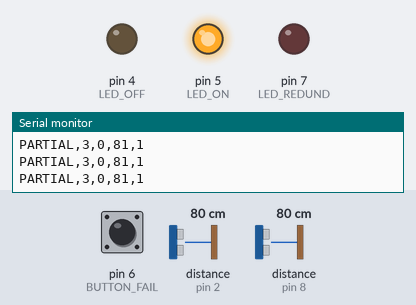
A sketch run on a simulated Arduino Uno, built with avr-gcc and run on an emulated ATmega328P. Parts: output pins drawn as LEDs (lit = HIGH), the last lines printed to the serial monitor. The test bench sets the inputs (shaded band); at power-on: pin 6 (BUTTON_FAIL) HIGH, distance to the obstacle (sensors on pin 2, pin 8) 80 cm. The echo pulse lasts 58.3 µs per cm.

Above: at 1.3 s.
1.4 s: pin 6 (BUTTON_FAIL) pulled LOW for 3.2 s
At 2.5 s:
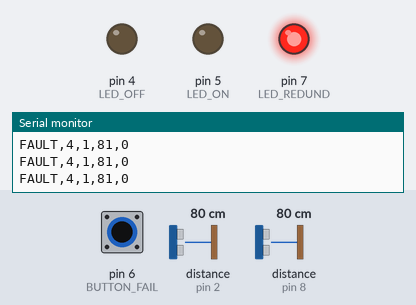
6.2 s: distance to the obstacle (sensor on pin 2) set to 38 cm
9.2 s: distance to the obstacle (sensor on pin 2) set to 31 cm
At 10.3 s:
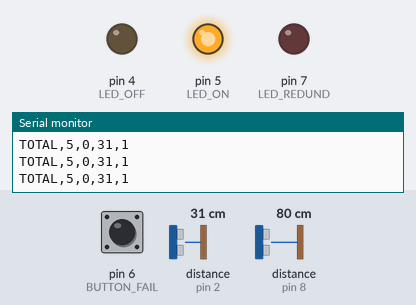
11.4 s: distance to the obstacle (sensor on pin 2) set to 93 cm
12.9 s: distance to the obstacle (sensor on pin 2) set to 101 cm
At 14.1 s:
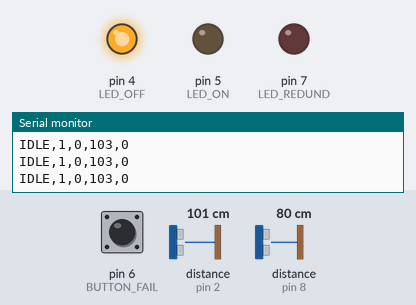
14.4 s: distance to the obstacle (sensor on pin 2) set to 2 cm
At 15.3 s:
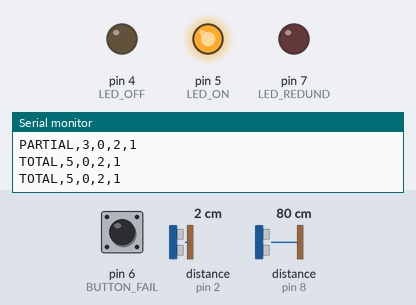
Timing chart, 0 to 16.9 s (numbered marks = the images above; inputs shaded):
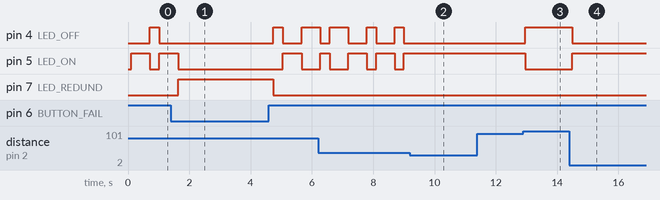

The sketch:

main.ino
```cpp
// FSM with Fault Tolerance for Arduino
#include <NewPing.h>

#define TRIG_MAIN    3
#define ECHO_MAIN    2
#define TRIG_RED     12
#define ECHO_RED     8
#define MAX_DIST     400

// LEDs and Button
#define LED_ON       5
#define LED_OFF      4
#define LED_REDUND   7
#define BUTTON_FAIL  6

// FSM States
enum State { IDLE, PARTIAL, TOTAL, FAULT };
const char* stateNames[] = {"IDLE", "PARTIAL", "TOTAL", "FAULT"};
State currentState = IDLE;

// Sensors
NewPing sensorMain(TRIG_MAIN, ECHO_MAIN, MAX_DIST);
NewPing sensorRed(TRIG_RED, ECHO_RED, MAX_DIST);

void setup() {
  pinMode(LED_ON, OUTPUT);
  pinMode(LED_OFF, OUTPUT);
  pinMode(LED_REDUND, OUTPUT);
  pinMode(BUTTON_FAIL, INPUT_PULLUP);

  Serial.begin(9600);
  delay(100);
  // Cabeçalho atualizado
  Serial.println("State,Consumption,RedundantOn,Distance,IsOn");
}

void loop() {
  bool buttonFail = (digitalRead(BUTTON_FAIL) == LOW);
  int distance;
  bool usingRedundant = false;
  int consumption = 0;
  bool isOn = false;

  int mainDist = sensorMain.ping_cm();
  if (buttonFail || mainDist == 0) {
    distance = sensorRed.ping_cm();
    usingRedundant = true;
  } else {
    distance = mainDist;
  }

  switch (currentState) {
    case IDLE:
      if (!buttonFail && distance > 0 && distance < 100) currentState = PARTIAL;
      else if (buttonFail || distance <= 0) currentState = FAULT;
      break;
    case PARTIAL:
      if (buttonFail) currentState = FAULT;
      else if (distance > 0 && distance < 35) currentState = TOTAL;
      else if (distance >= 100 || distance == 0) currentState = IDLE;
      break;
    case TOTAL:
      if (buttonFail) currentState = FAULT;
      else if (distance >= 100 || distance == 0) currentState = IDLE;
      break;
    case FAULT:
      if (!buttonFail && !isnan(distance) && distance > 0) currentState = IDLE;
      break;
  }

  switch (currentState) {
    case IDLE:
      digitalWrite(LED_ON, LOW);
      digitalWrite(LED_OFF, HIGH);
      digitalWrite(LED_REDUND, LOW);
      consumption = 1;
      isOn = false;
      break;
    case PARTIAL:
      digitalWrite(LED_ON, millis() % 1000 < 500);
      digitalWrite(LED_OFF, millis() % 1000 >= 500);
      digitalWrite(LED_REDUND, LOW);
      consumption = 3;
      isOn = true;
      break;
    case TOTAL:
      digitalWrite(LED_ON, HIGH);
      digitalWrite(LED_OFF, LOW);
      digitalWrite(LED_REDUND, LOW);
      consumption = 5;
      isOn = true;
      break;
    case FAULT:
      digitalWrite(LED_ON, LOW);
      digitalWrite(LED_OFF, LOW);
      digitalWrite(LED_REDUND, HIGH);
      consumption = 4;
      usingRedundant = true;
      isOn = false;
      break;
  }

  // Impressão atualizada com distância e estado ligado/desligado
  Serial.print(stateNames[currentState]); Serial.print(",");
  Serial.print(consumption); Serial.print(",");
  Serial.print(usingRedundant); Serial.print(",");
  Serial.print(distance); Serial.print(",");
  Serial.println(isOn);

  delay(300);
}
```

Measured:
- the behaviour switches between 35 and 34 cm on distance to the obstacle (sensor on pin 2) (found by bisection; images 1 and 2)
- the behaviour switches between 97 and 98 cm on distance to the obstacle (sensor on pin 2) (found by bisection; images 2 and 3)
- after the input at 1.4 s, pin 7 (LED_REDUND): LOW → HIGH after 0.24 s, → LOW 3.1 s later
- after the input at 9.2 s, pin 4 (LED_OFF): stops changing and stays LOW; pin 5 (LED_ON): stops changing and stays HIGH
- after the input at 12.9 s, pin 4 (LED_OFF): LOW → HIGH after 0.06 s; pin 5 (LED_ON): HIGH → LOW after 0.06 s
- after the input at 14.4 s, pin 4 (LED_OFF): HIGH → LOW after 0.09 s; pin 5 (LED_ON): LOW → HIGH after 0.09 s
